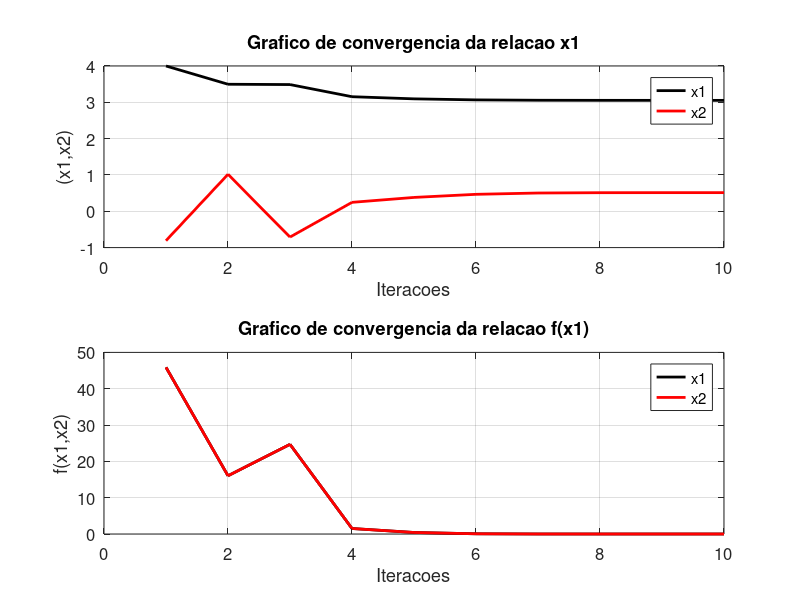
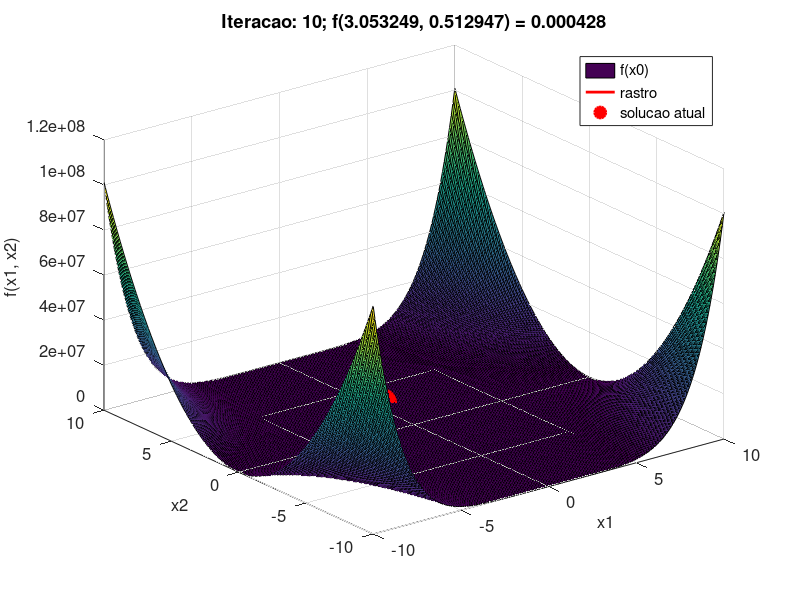

These figures' MATLAB source, in order:
function otimizacao()
  clc
  maxIter = 1000;
  tol = 1e-3;
  x0 = [4;1];
  x = [3;0.5];
  is = 1;
  if is == 1
    a = 0.0163;
    [x1,cont,allX,allFx] = gradient(maxIter,tol,x0,a);
  elseif is == 2
    a = 0.0003;
    [x1,cont,allX,allFx] = newton(maxIter,tol,x0,a);
  endif
  [result] = distEuclidiana(x,x1);
  fprintf("O resultado do ponto minimo será de: \nx1 = %f.5 \nx2 = %f.5\n",x1(1),x1(2));
  fprintf("Em um total de %i iteracoes\n",cont);
  fprintf("Com a distancia euclidiana igual a : %f.5\n",result);
  plotConv(cont,allX,allFx);
  plotAll(cont,allX,allFx);
endfunction

function [result] = distEuclidiana(x,x1)
  result = sqrt((x(1)-x1(1))^2+(x(2)-x1(2))^2);
endfunction

function [x1,cont,allX,allFx] = gradient(maxIter,tol,x0,a)
  allX = zeros(maxIter,2);
  allFx = zeros(maxIter,2);
  for cont = 1:maxIter
       x1 = x0 - a*grad(x0);
       allX(cont,:) = x1;
       allFx(cont,:) = f(x1);
    if (max(abs(x1-x0))<= tol)
      break
    endif
    x0 = x1;
  endfor
  allX = allX(1:cont,:);
  allFx = allFx(1:cont,:);
endfunction

function [x1,cont,allX,allFx] = newton(maxIter,tol,x0,a)
  allX = zeros(maxIter,2);
  allFx = zeros(maxIter,2);
  for cont = 1:maxIter
       x1 = x0 - a*inv(hess(x0))*grad(x0);
       allX(cont,:) = x1;
       allFx(cont,:) = f(x1);
   if (max(abs(x1-x0))<= tol)
      break
    endif
    x0 = x1;
  endfor
  allX = allX(1:cont,:);
  allFx = allFx(1:cont,:);
endfunction

function plotAll(iter,allX,allFx)
  x = -10:0.1:10;
  y = x;
  z = zeros(length(x), length(y), 2);
  for xx = 1:numel(x)
    for yy = 1:numel(y)
      z(xx, yy, 1:2) = f([x(xx); y(yy)]);
    end
  end
   for cont = 1:iter
    figure(2);
    surf(x, y, z(:, :, 1));
    hold on
    plot3(allX(1:cont, 2), allX(1:cont, 1), allFx(1:cont, 1), 'color', 'r', 'linewidth', 2)
    plot3(allX(cont, 2), allX(cont, 1), allFx(cont, 1), 'o', 'markersize', 20, 'color', 'r', 'markerfacecolor', 'r', 'linewidth', 2)
    hold off
    set(gca, 'fontsize', 12);
    grid on;
    title(sprintf('Iteracao: %i; f(%.6f, %.6f) = %.6f', cont, allX(cont, 1), allX(cont, 2), allFx(cont, 1)));
    xlabel('x1', 'fontsize', 12);
    ylabel('x2', 'fontsize', 12);
    zlabel('f(x1, x2)', 'fontsize', 12);
    legend('f(x0)', 'rastro','solucao atual', 'location', 'northeast');
    pause(0.3);
  endfor
endfunction

function plotConv(cont,allX,allFx)
   figure(1);

   subplot(2,1,1);
   plot(1:cont,[allX(:, 1)],'color','k','linewidth',2);
   hold on
   plot(1:cont,[allX(:, 2)],'color','red','linewidth',2);
   hold off
   title("Grafico de convergencia da relacao x1");
   xlabel("Iteracoes");
   ylabel("(x1,x2)");
   legend("x1","x2");
   set(gca,'fontsize',12);
   grid on;


   subplot(2,1,2)
   plot(1:cont,[allFx(:,1)],'color','k','linewidth',2);
   hold on
   plot(1:cont,[allFx(:,2)],'color','red','linewidth',2);
   hold off
   title("Grafico de convergencia da relacao f(x1)");
   xlabel("Iteracoes");
   ylabel("f(x1,x2)");
   legend("x1","x2");
   set(gca,'fontsize',12);
   grid on;
endfunction


function h = hess(x0)
  x=x0(1);
  y=x0(2);
  h(1,1) = 2*y^6 + 2*y^4 - 4*y^3 - 2*y^2 - 4*y + 6;
  h(1,2) = 8*x*y^3 - 4*x*y + 9*y + 12*x*y^5 - 12*x*y^2 + 15.75*y^2 - 4*x + 3 ;
  h(2,1) = 8 * x * y^3 - 4 * x * y + 9 * y + 12 * x * y^5 - 12 * x * y^2 + 15.75 * y^2 - 4 * x + 3;
  h(2,2) = 12*x^2*y^2 - 2*x^2 + 9*x + 30*x^2*y^4 - 12*x^2*y + 31.5*x*y;

endfunction

function g = grad(x0)

  x=x0(1);
  y=x0(2);
  g = [2*x*y^4 + 6*x - 2*x*y^2 + 4.5*y^2 - 12.75 + 2*x*y^6 - 4*x*y^3 + 5.25*y^3 - 4*x*y + 3*y;
          4*x^2*y^3 - 2*x^2*y + 9*x*y + 6*x^2*y^5 - 6*x^2*y^2 + 15.75*x*y^2 - 2*x^2 + 3*x];
endfunction


function y = f(x)
  x1 = x(1);
  x2 = x(2);
  y = (x1.*x2.^2 - x1 + 2.25).^2 + (x1.*x2.^3 - x1 + 2.625).^2 + (x1.*x2 -x1 +1.5).^2;
endfunction
